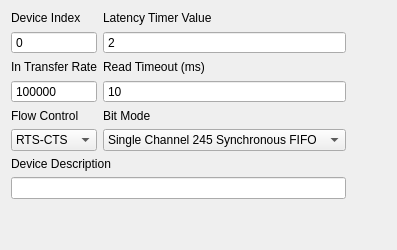
        <widget class="QWidget" name="um232">
         <attribute name="title">
          <string>UM232</string>
         </attribute>
         <layout class="QGridLayout" name="gridLayout_4">
          <item row="0" column="0">
           <layout class="QVBoxLayout" name="verticalLayout_82">
            <item>
             <layout class="QGridLayout" name="gridLayout_11">
              <item row="0" column="0">
               <layout class="QVBoxLayout" name="verticalLayout_75">
                <item>
                 <widget class="QLabel" name="label_66">
                  <property name="text">
                   <string>Device Index</string>
                  </property>
                 </widget>
                </item>
                <item>
                 <widget class="QSpinBox" name="um232DevIdxSpinner">
                  <property name="enabled">
                   <bool>true</bool>
                  </property>
                  <property name="wrapping">
                   <bool>false</bool>
                  </property>
                  <property name="readOnly">
                   <bool>false</bool>
                  </property>
                  <property name="buttonSymbols">
                   <enum>QAbstractSpinBox::NoButtons</enum>
                  </property>
                 </widget>
                </item>
               </layout>
              </item>
              <item row="0" column="1">
               <layout class="QVBoxLayout" name="verticalLayout_76">
                <item>
                 <widget class="QLabel" name="label_67">
                  <property name="text">
                   <string>Latency Timer Value</string>
                  </property>
                 </widget>
                </item>
                <item>
                 <widget class="QSpinBox" name="um232latencyTimerValSpinner">
                  <property name="enabled">
                   <bool>true</bool>
                  </property>
                  <property name="wrapping">
                   <bool>false</bool>
                  </property>
                  <property name="readOnly">
                   <bool>false</bool>
                  </property>
                  <property name="buttonSymbols">
                   <enum>QAbstractSpinBox::NoButtons</enum>
                  </property>
                  <property name="value">
                   <number>2</number>
                  </property>
                 </widget>
                </item>
               </layout>
              </item>
              <item row="1" column="0">
               <layout class="QVBoxLayout" name="verticalLayout_77">
                <item>
                 <widget class="QLabel" name="label_68">
                  <property name="text">
                   <string>In Transfer Rate</string>
                  </property>
                 </widget>
                </item>
                <item>
                 <widget class="QSpinBox" name="um232InTransferRateSpinner">
                  <property name="enabled">
                   <bool>true</bool>
                  </property>
                  <property name="wrapping">
                   <bool>false</bool>
                  </property>
                  <property name="readOnly">
                   <bool>false</bool>
                  </property>
                  <property name="buttonSymbols">
                   <enum>QAbstractSpinBox::NoButtons</enum>
                  </property>
                  <property name="maximum">
                   <number>999999</number>
                  </property>
                  <property name="value">
                   <number>256000</number>
                  </property>
                 </widget>
                </item>
               </layout>
              </item>
              <item row="1" column="1">
               <layout class="QVBoxLayout" name="verticalLayout_78">
                <item>
                 <widget class="QLabel" name="label_69">
                  <property name="text">
                   <string>Read Timeout (ms)</string>
                  </property>
                 </widget>
                </item>
                <item>
                 <widget class="QSpinBox" name="um232ReadTimeoutSpinner">
                  <property name="enabled">
                   <bool>true</bool>
                  </property>
                  <property name="wrapping">
                   <bool>false</bool>
                  </property>
                  <property name="readOnly">
                   <bool>false</bool>
                  </property>
                  <property name="buttonSymbols">
                   <enum>QAbstractSpinBox::NoButtons</enum>
                  </property>
                  <property name="value">
                   <number>10</number>
                  </property>
                 </widget>
                </item>
               </layout>
              </item>
              <item row="2" column="0">
               <layout class="QVBoxLayout" name="verticalLayout_79">
                <item>
                 <widget class="QLabel" name="label_70">
                  <property name="text">
                   <string>Flow Control</string>
                  </property>
                 </widget>
                </item>
                <item>
                 <widget class="QComboBox" name="um232FlowControlCombox">
                  <property name="currentIndex">
                   <number>1</number>
                  </property>
                  <item>
                   <property name="text">
                    <string>None</string>
                   </property>
                  </item>
                  <item>
                   <property name="text">
                    <string>RTS-CTS</string>
                   </property>
                  </item>
                  <item>
                   <property name="text">
                    <string>DTR-DSR</string>
                   </property>
                  </item>
                  <item>
                   <property name="text">
                    <string>XOn-XOff</string>
                   </property>
                  </item>
                 </widget>
                </item>
               </layout>
              </item>
              <item row="2" column="1">
               <layout class="QVBoxLayout" name="verticalLayout_80">
                <item>
                 <widget class="QLabel" name="label_71">
                  <property name="text">
                   <string>Bit Mode</string>
                  </property>
                 </widget>
                </item>
                <item>
                 <widget class="QComboBox" name="um232BitModeCombox">
                  <property name="currentIndex">
                   <number>7</number>
                  </property>
                  <item>
                   <property name="text">
                    <string>Reset Bit Mode</string>
                   </property>
                  </item>
                  <item>
                   <property name="text">
                    <string>Asynchronous Bit Bang</string>
                   </property>
                  </item>
                  <item>
                   <property name="text">
                    <string>MPSSE</string>
                   </property>
                  </item>
                  <item>
                   <property name="text">
                    <string>Synchronous Bit Bang</string>
                   </property>
                  </item>
                  <item>
                   <property name="text">
                    <string>MCU Host Bus Emulation</string>
                   </property>
                  </item>
                  <item>
                   <property name="text">
                    <string>Fast Opto-Isolated Serial</string>
                   </property>
                  </item>
                  <item>
                   <property name="text">
                    <string>CBUS Bit Bang</string>
                   </property>
                  </item>
                  <item>
                   <property name="text">
                    <string>Single Channel 245 Synchronous FIFO</string>
                   </property>
                  </item>
                 </widget>
                </item>
               </layout>
              </item>
             </layout>
            </item>
            <item>
             <layout class="QVBoxLayout" name="verticalLayout_81">
              <item>
               <widget class="QLabel" name="label_72">
                <property name="text">
                 <string>Device Description</string>
                </property>
               </widget>
              </item>
              <item>
               <widget class="QLineEdit" name="um232DeviceDescription">
                <property name="enabled">
                 <bool>true</bool>
                </property>
                <property name="readOnly">
                 <bool>true</bool>
                </property>
               </widget>
              </item>
             </layout>
            </item>
           </layout>
          </item>
          <item row="1" column="0">
           <spacer name="verticalSpacer_2">
            <property name="orientation">
             <enum>Qt::Vertical</enum>
            </property>
            <property name="sizeHint" stdset="0">
             <size>
              <width>20</width>
              <height>40</height>
             </size>
            </property>
           </spacer>
          </item>
          <item row="0" column="1">
           <spacer name="horizontalSpacer_4">
            <property name="orientation">
             <enum>Qt::Horizontal</enum>
            </property>
            <property name="sizeHint" stdset="0">
             <size>
              <width>40</width>
              <height>20</height>
             </size>
            </property>
           </spacer>
          </item>
         </layout>
        </widget>
